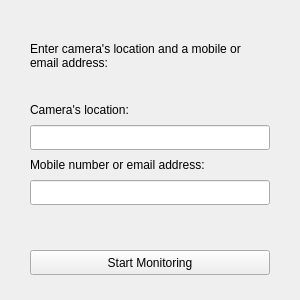
<?xml version="1.0" encoding="UTF-8"?>
<ui version="4.0">
 <class>MainWindow</class>
 <widget class="QMainWindow" name="MainWindow">
  <property name="geometry">
   <rect>
    <x>0</x>
    <y>0</y>
    <width>300</width>
    <height>300</height>
   </rect>
  </property>
  <property name="minimumSize">
   <size>
    <width>300</width>
    <height>300</height>
   </size>
  </property>
  <property name="maximumSize">
   <size>
    <width>300</width>
    <height>300</height>
   </size>
  </property>
  <property name="windowTitle">
   <string>Weapon Detection</string>
  </property>
  <widget class="QWidget" name="centralwidget">
   <widget class="QLabel" name="label">
    <property name="geometry">
     <rect>
      <x>30</x>
      <y>20</y>
      <width>241</width>
      <height>71</height>
     </rect>
    </property>
    <property name="text">
     <string>Enter camera's location and a mobile or email address:</string>
    </property>
    <property name="wordWrap">
     <bool>true</bool>
    </property>
   </widget>
   <widget class="QLabel" name="label_2">
    <property name="geometry">
     <rect>
      <x>30</x>
      <y>101</y>
      <width>131</width>
      <height>17</height>
     </rect>
    </property>
    <property name="text">
     <string>Camera's location:</string>
    </property>
   </widget>
   <widget class="QLabel" name="label_3">
    <property name="geometry">
     <rect>
      <x>30</x>
      <y>156</y>
      <width>231</width>
      <height>17</height>
     </rect>
    </property>
    <property name="text">
     <string>Mobile number or email address:</string>
    </property>
   </widget>
   <widget class="QPushButton" name="start_button">
    <property name="geometry">
     <rect>
      <x>30</x>
      <y>250</y>
      <width>240</width>
      <height>25</height>
     </rect>
    </property>
    <property name="text">
     <string>Start Monitoring</string>
    </property>
   </widget>
   <widget class="QLineEdit" name="location_input">
    <property name="geometry">
     <rect>
      <x>30</x>
      <y>125</y>
      <width>240</width>
      <height>25</height>
     </rect>
    </property>
   </widget>
   <widget class="QLineEdit" name="sendTo_input">
    <property name="geometry">
     <rect>
      <x>30</x>
      <y>180</y>
      <width>240</width>
      <height>25</height>
     </rect>
    </property>
   </widget>
  </widget>
 </widget>
 <resources/>
 <connections/>
</ui>
